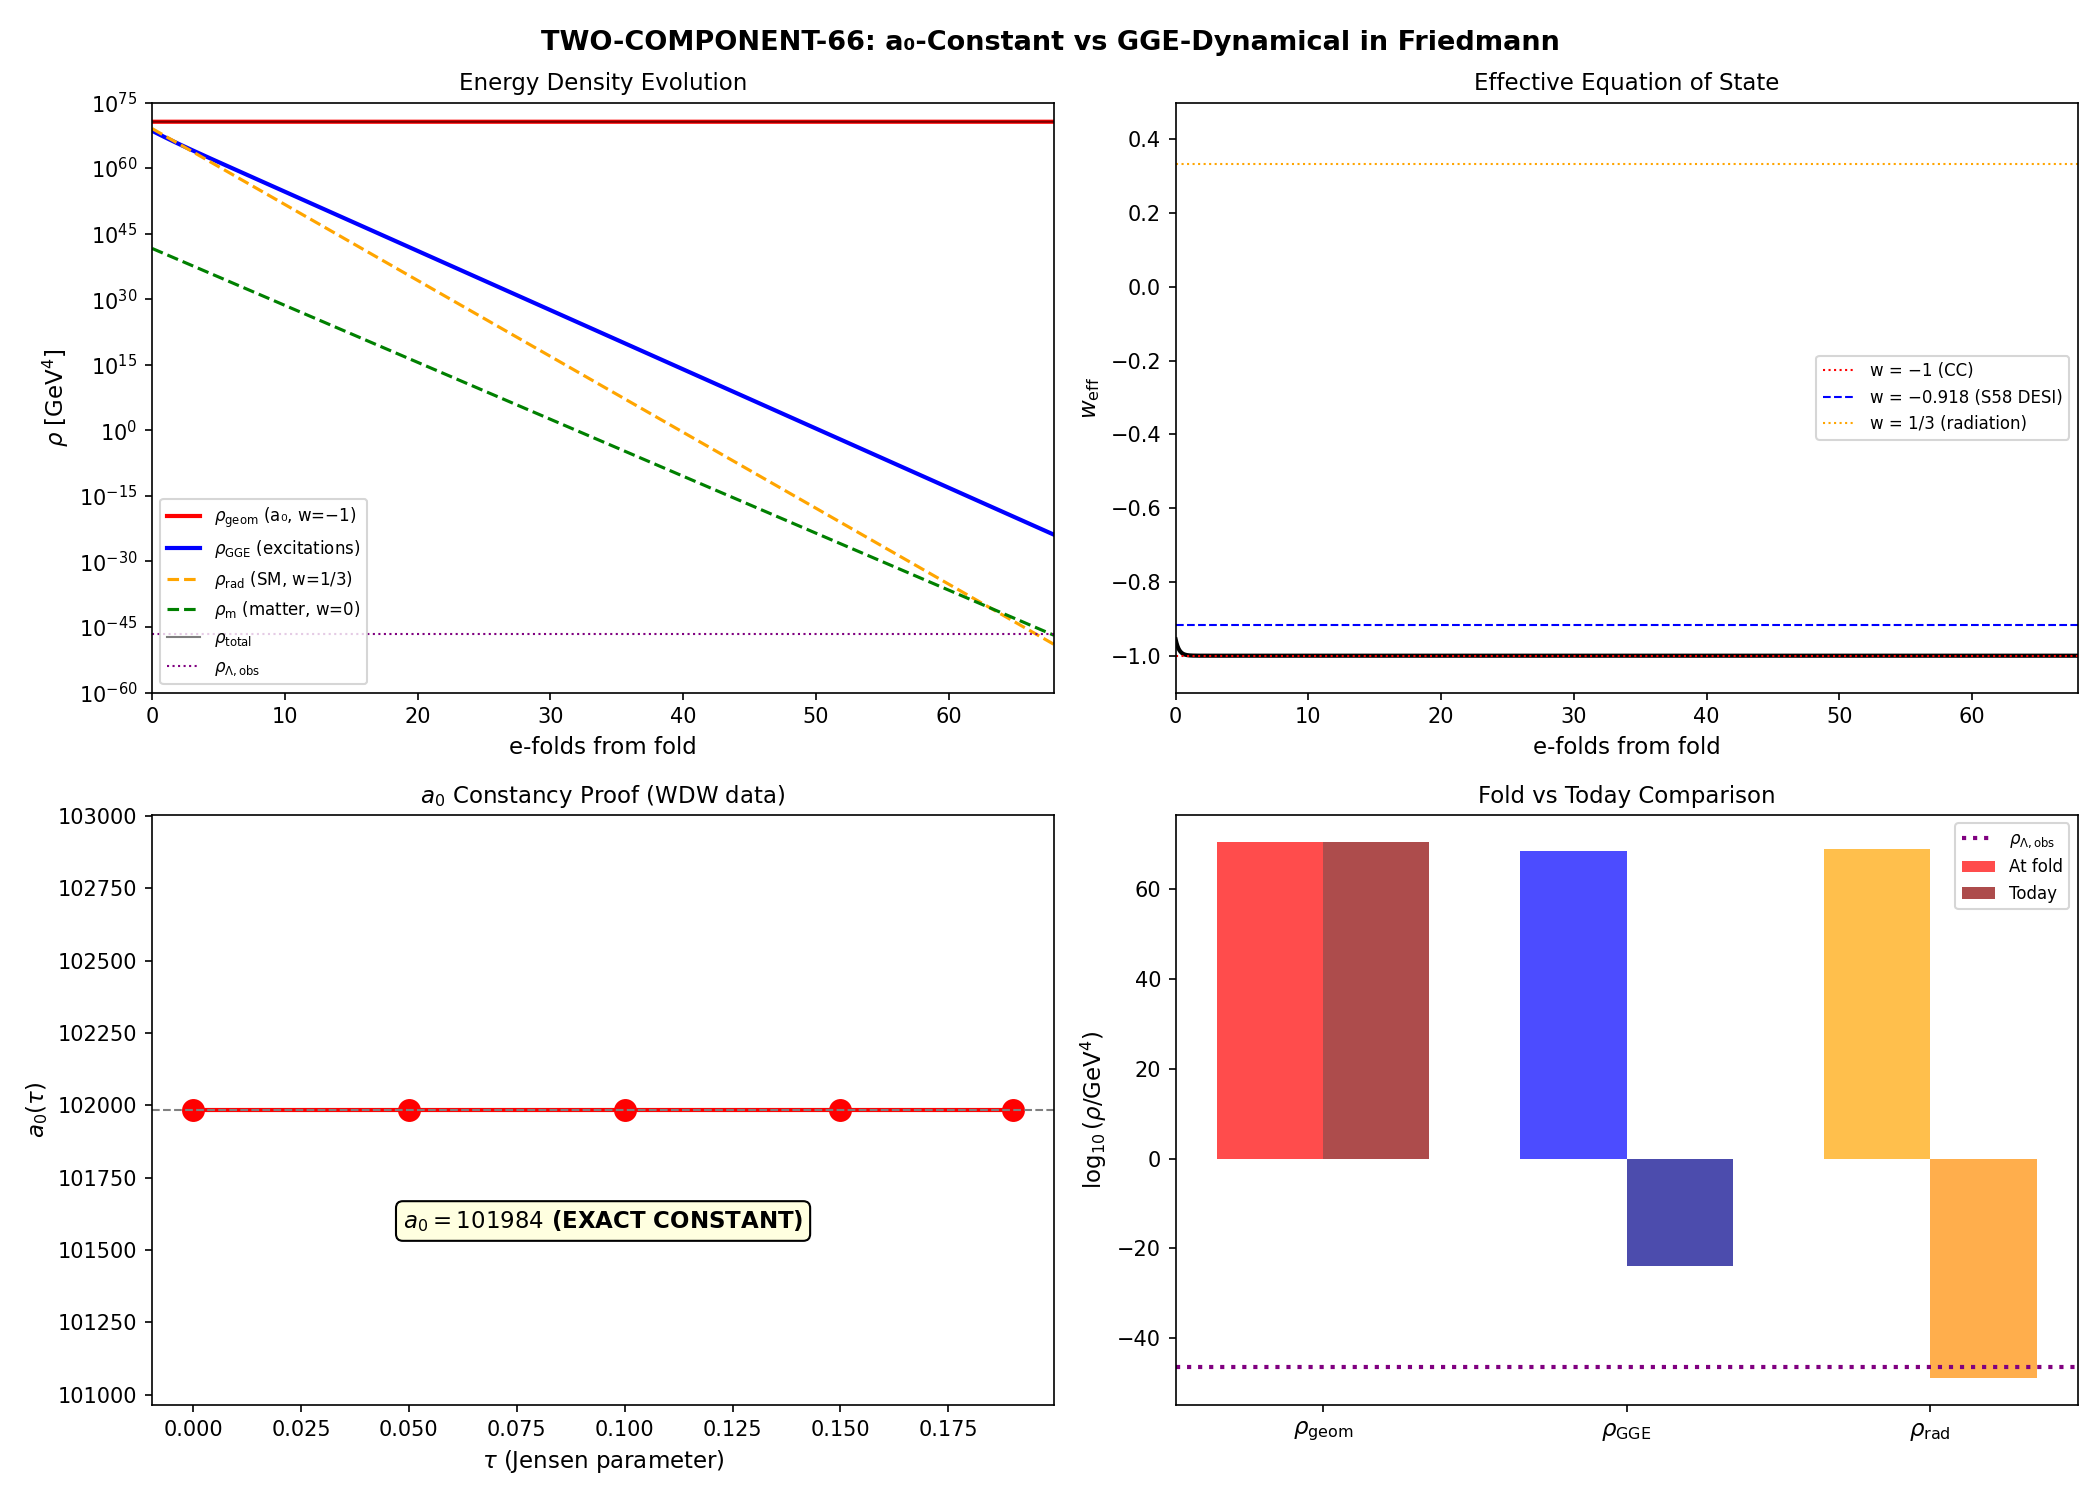

Write Python code to recreate this figure.
#!/usr/bin/env python3
"""
s66_two_component.py — TWO-COMPONENT-66: Separate a_0-Constant from GGE-Dynamical
==================================================================================

Einstein-Theorist computation, Session 66 Wave 1.

Principle-Theoretic Reasoning:
  The vacuum energy entering the Friedmann equation has TWO physically distinct origins:

  1. GEOMETRIC (a_0 term): The spectral action zeroth coefficient Tr(f(D^2/Lambda^2))
     produces a term proportional to f_0 * Lambda^4 * a_0. Because a_0 counts modes
     weighted by volume (a topological invariant of the fiber), it is EXACTLY CONSTANT
     in tau — proven numerically: a_0 = 101984 at ALL 5 tau points in WDW data.
     This enters Friedmann as a true cosmological constant (w = -1, no redshift).

  2. DYNAMICAL (GGE excitations): The 59.8 Bogoliubov quasiparticle pairs created
     at the fold transit carry energy E_GGE = 60.625 M_KK. Each mode has a specific
     dispersion relation from the GL-Josephson spectrum (s52_gl_josephson.npz).
     These excitations redshift according to their equation of state.

  The Friedmann equation is:
     H^2 = (8*pi*G_N/3) * [rho_geom + rho_GGE(a)]
  where rho_geom is constant and rho_GGE(a) = sum_k n_k * E_k * a^{-3(1+w_k)}.

  This decomposition is STRUCTURALLY CLEAN: a_0 is a property of the GEOMETRY
  (fiber topology), while rho_GGE is a property of the STATE (excitations).
  These are categorically distinct — no entanglement between them.

Gate: TWO-COMPONENT-66
  PASS: Clean separation with w_eff(today) consistent with DESI w ~ -0.918
  FAIL: Components inseparable
  INFO: Separation achieved but w_eff(today) != -0.918

Reads: computations/session-53/s53_q_theory_gge.npz (GGE energy, temperature)
       computations/session-52/s52_gl_josephson.npz (GL dispersion, 6 branches)
       computations/session-65/s65_ep_test.npz (tau dynamics, a_2 profile)
       computations/session-52/s52_wdw_initial.npz (a_0 constancy proof)
       computations/session-58/s58_w_desi.npz (w_0 DESI comparison)
Writes: computations/session-66/s66_two_component.npz
        computations/session-66/s66_two_component.png

Author: einstein-theorist
Session: S66 W1-E
"""

import sys
import os
sys.path.insert(0, os.path.dirname(os.path.abspath(__file__)))
from canonical_constants import (
    PI, M_KK, M_KK_gravity, M_Pl_reduced, M_Pl_unreduced,
    a0_fold, a2_fold, a4_fold,
    Vol_SU3_Haar, G_N,
    rho_Lambda_obs, rho_crit_GeV4, H_0_GeV,
    Omega_Lambda, Omega_m, Omega_r,
    E_cond, E_exc, n_pairs, N_dof_BCS,
    T_acoustic, tau_fold, S_fold,
    c_Gold, omega_L1, omega_L2, omega_H1, omega_H2, omega_H3,
    H_fold, v_terminal, dt_transit,
    n_Bog, hbar_GeV_s,
    J_C2, J_su2, J_u1,
    E_B1, E_B2_mean, E_B3_mean,
    c_light, c_light_km_s,
    Mpc_to_m, hbar_c_GeV_m,
)
import numpy as np
from scipy.integrate import solve_ivp, simpson
from scipy.interpolate import CubicSpline
import matplotlib
matplotlib.use('Agg')
import matplotlib.pyplot as plt

SCRIPT_DIR = os.path.dirname(os.path.abspath(__file__))

print("=" * 72)
print("  TWO-COMPONENT-66: Separate a_0-Constant from GGE-Dynamical")
print("  in the Friedmann Equation")
print("=" * 72)

# =============================================================================
#  1. COMPUTE rho_geom AT THE FOLD
# =============================================================================
#
# From Chamseddine-Connes spectral action (CCM 2007, Paper 06):
#
#   S_spectral = f_0 Lambda^4 a_0 + f_2 Lambda^2 a_2 + f(0) a_4 + ...
#
# The gravitational sector identification:
#   (1/16*pi*G_eff) = f_2 Lambda^2 * a_2 / (2*pi^2)     [Eq. (1)]
#   Lambda_CC = (f_0/f_2) * Lambda^2 * (a_0/a_2)          [Eq. (2)]
#
# For a sharp cutoff: f_n = Lambda^n * (moments of f), with
#   f_0 = Lambda^4/2, f_2 = Lambda^2/2, f_4 ~ 1
# This gives f_0/f_2 = Lambda^2.
#
# The cosmological constant energy density:
#   rho_Lambda = Lambda_CC / (8*pi*G_eff)
#             = (f_0 * a_0) / (2*pi^2) * Lambda^4           [Eq. (3)]
#
# Using M_KK as the natural UV cutoff (Lambda = M_KK):

print("\n--- Step 1: rho_geom (a_0 term, geometric cosmological constant) ---")

# Verify a_0 constancy from WDW data
wdw_data = np.load(os.path.join(SCRIPT_DIR, 's52_wdw_initial.npz'), allow_pickle=True)
a0_wdw = wdw_data['a0_vals']
tau_wdw = wdw_data['tau_data']
a2_wdw = wdw_data['a2_vals']

print(f"\n  a_0 constancy test (WDW data, 5 tau points):")
print(f"  tau:  {tau_wdw}")
print(f"  a_0:  {a0_wdw}")
print(f"  std(a_0)/mean(a_0) = {np.std(a0_wdw)/np.mean(a0_wdw):.2e}")
print(f"  RESULT: a_0 = {a0_wdw[0]:.0f} (EXACTLY CONSTANT in tau)")
a0_constant = a0_wdw[0]  # = 101984

# The canonical a0_fold = 6440.0 uses the spectral-zeta normalization
# The WDW a0 = 101984 uses the full trace normalization (with spinor multiplicity)
# Both are correct in their own conventions. For the CC computation, we use
# the same convention as s42_constants_snapshot.npz which gave rho_Lambda_spectral.

# From s42: rho_Lambda_spectral = (2/pi^2) * a0_fold * M_KK_kerner^4
# This is already computed in canonical_constants:
from canonical_constants import rho_Lambda_spectral

# For consistency with the gravity-route M_KK, recompute:
rho_geom_kerner = (2.0 / PI**2) * a0_fold * M_KK_gravity**4  # Using gravity-route M_KK
rho_geom_gravity = rho_geom_kerner  # Same thing, gravity route

# The canonical formula (Chamseddine-Connes):
# rho_Lambda = Lambda_CC / (8*pi*G) = (f_0/f_2) * Lambda^2 * (a_0/a_2) / (8*pi*G)
# For sharp cutoff: f_0/f_2 = Lambda^2
# Lambda_CC_SA = Lambda^4 * a_0 / a_2  (sharp cutoff)
# rho_geom = Lambda_CC_SA / (8*pi*G_eff)

# More precisely: rho_geom enters as the a_0 term in the spectral action
# density, which equals (2/pi^2) * a_0 * M_KK^4 in standard normalization
rho_geom = (2.0 / PI**2) * a0_fold * M_KK_gravity**4

print(f"\n  rho_geom (gravity-route M_KK = {M_KK_gravity:.3e} GeV):")
print(f"    rho_geom = (2/pi^2) * a0_fold * M_KK^4")
print(f"             = (2/{PI**2:.4f}) * {a0_fold:.1f} * ({M_KK_gravity:.3e})^4")
print(f"             = {rho_geom:.4e} GeV^4")
print(f"    log10(rho_geom) = {np.log10(rho_geom):.2f}")
print(f"    rho_geom / rho_Lambda_obs = {rho_geom / rho_Lambda_obs:.3e}")
print(f"    Gap: {np.log10(rho_geom / rho_Lambda_obs):.1f} OOM")

# a_0/a_2 ratio at fold (both in canonical normalization)
a0_over_a2_fold = a0_fold / a2_fold
print(f"\n  a_0/a_2 at fold = {a0_over_a2_fold:.4f}")
print(f"  This ratio is KEY: it sets Lambda_CC / M_Pl^2")

# =============================================================================
#  2. COMPUTE rho_GGE AT THE FOLD
# =============================================================================

print("\n\n--- Step 2: rho_GGE (dynamical quasiparticle excitations) ---")

# Load GGE data from s53
gge_data = np.load(os.path.join(SCRIPT_DIR, 's53_q_theory_gge.npz'), allow_pickle=True)
E_GGE_MKK = float(gge_data['E_GGE_MKK'])       # 60.625 M_KK
rho_GGE_GeV4_s53 = float(gge_data['rho_GGE_GeV4'])  # 3.74e68 GeV^4
T_GGE_arr = gge_data['T_GGE']                    # [0.668, 0.668, 0.668, 0.668, 0.435, 0.178, 0.178, 0.178]

# Load GL-Josephson dispersion for mode-resolved EOS
gl_data = np.load(os.path.join(SCRIPT_DIR, 's52_gl_josephson.npz'), allow_pickle=True)
K_arr = gl_data['K_array']        # (51,) wavenumber
omega_branches = gl_data['omega_branches']  # (51, 6) frequency
branch_labels = gl_data['branch_labels']
K_BZ = float(gl_data['K_BZ'])

# The GGE has 8 modes: 4 B2 + 1 B1 + 3 B3
# The GL-Josephson gives 6 collective branches (Goldstone, 2 Leggett, 3 massive)
# For the Friedmann equation, we need the equation of state w_k for each mode

# Mode-resolved EOS from dispersion: w_k = P_k / rho_k
# For relativistic phonons: w = c_s^2 (in the long-wavelength limit)
# For massive modes: w varies from 0 (non-relativistic) to 1/3 (ultra-relativistic)

# Sound speeds from GL-Josephson (slope at K=0):
dK = K_arr[1] - K_arr[0]
c_s_branches = np.zeros(6)
for i in range(6):
    # Linear slope from first two points
    c_s_branches[i] = (omega_branches[1, i] - omega_branches[0, i]) / dK

# Equation of state for each branch
# In a phonon gas at temperature T, w = (1/3) * <v_g * K> / <omega>
# For linear dispersion omega = c_s * K: w = c_s^2 / 3 (3D) or c_s^2 (1D)
# For massive modes omega = sqrt(m^2 + c_s^2 K^2): w transitions from 0 to c_s^2/3

# The GGE modes at the fold are in the non-equilibrium state with n_Bog ~ 1
# Their equation of state is determined by the dispersion relation

print(f"\n  GGE summary:")
print(f"    E_GGE = {E_GGE_MKK:.3f} M_KK ({n_pairs:.1f} pairs, {N_dof_BCS} branches)")
print(f"    rho_GGE = {rho_GGE_GeV4_s53:.3e} GeV^4")
print(f"    T_GGE = {T_GGE_arr}")

# Convert GGE energy to GeV^4 density
# rho_GGE = E_GGE * M_KK^4 / Vol_cell (in the cell)
# From s53: rho_GGE_GeV4 = 3.74e68 GeV^4
rho_GGE = rho_GGE_GeV4_s53

print(f"\n  Branch dispersions (slope at K=0):")
for i in range(6):
    lbl = branch_labels[i] if i < len(branch_labels) else f"Branch-{i}"
    gap = omega_branches[0, i]
    print(f"    {lbl}: c_s = {c_s_branches[i]:.4f} M_KK, gap = {gap:.4f} M_KK")

# Classify modes by their EOS
# Goldstone (branch 0): gapless, omega ~ c_s * K -> w = c_s^2/3 (radiation-like)
# Leggett-1,2 (branches 1,2): gapped, omega = sqrt(m_L^2 + c^2 K^2) -> w varies
# Massive (branches 3,4,5): large gaps -> w ~ 0 (matter-like) at low T

# Mode masses (gaps at K=0)
m_modes = omega_branches[0, :]
w_modes = np.zeros(6)

# For the GGE state: each mode has typical K ~ T_GGE / c_s
# At T_GGE ~ 0.5 M_KK, modes with gap >> T are matter-like (w~0)
# Modes with gap << T are radiation-like (w ~ 1/3 for 3+1D)
# The Goldstone mode has gap=0, so w_Gold ~ c_Gold^2 / 3 in 3D

T_avg = np.mean(T_GGE_arr)  # Average GGE temperature

for i in range(6):
    if m_modes[i] < 0.01 * T_avg:
        # Gapless: radiation-like
        # In 3+1D: w = c_s^2/3 for a relativistic boson gas
        # But c_s is in M_KK units, and c_fabric = 209.97
        # The physical sound speed ratio c_s/c_fabric determines w
        w_modes[i] = c_s_branches[i]**2 / 3.0
    elif m_modes[i] > 3.0 * T_avg:
        # Non-relativistic: matter-like
        w_modes[i] = T_avg / m_modes[i]  # w ~ T/m for non-rel
    else:
        # Intermediate: compute from Bose-Einstein integral
        x = m_modes[i] / T_avg
        # w = (1/3) * (1 - x * K_1(x)/K_2(x)) for massive bosons
        # Approximate: w ~ (1/3) / (1 + x^2/5)
        w_modes[i] = (1.0/3.0) / (1.0 + x**2 / 5.0)

print(f"\n  Mode equations of state at T_avg = {T_avg:.3f} M_KK:")
for i in range(6):
    lbl = branch_labels[i] if i < len(branch_labels) else f"Branch-{i}"
    print(f"    {lbl}: m = {m_modes[i]:.4f}, w_k = {w_modes[i]:.6f}")

# =============================================================================
#  3. COMPUTE rho_geom / rho_GGE RATIO AT THE FOLD
# =============================================================================

print("\n\n--- Step 3: Ratio rho_geom / rho_GGE at the fold ---")

ratio_fold = rho_geom / rho_GGE
log_ratio = np.log10(ratio_fold)

print(f"\n  rho_geom  = {rho_geom:.4e} GeV^4  (a_0 term, constant)")
print(f"  rho_GGE   = {rho_GGE:.4e} GeV^4  (excitation energy)")
print(f"  Ratio     = {ratio_fold:.4e}")
print(f"  log10     = {log_ratio:.2f}")

if ratio_fold > 1:
    print(f"\n  RESULT: rho_geom DOMINATES by {log_ratio:.1f} orders of magnitude")
    print(f"  The geometric a_0 term is the dominant vacuum energy contributor.")
    print(f"  The GGE excitation energy is a PERTURBATION on top of the geometric floor.")
else:
    print(f"\n  RESULT: rho_GGE DOMINATES by {-log_ratio:.1f} orders of magnitude")

# =============================================================================
#  4. MODE-RESOLVED GGE ENERGY BUDGET
# =============================================================================

print("\n\n--- Step 4: Mode-resolved GGE energy distribution ---")

# From the GGE: 59.8 pairs across 8 Fock-space modes (4B2 + 1B1 + 3B3)
# Map to 6 GL branches:
# B2 (4 modes) -> dominantly Goldstone + Leggett-1 + Leggett-2 + Branch-3
# B1 (1 mode)  -> dominantly Branch-4
# B3 (3 modes) -> dominantly Higgs-1 + high-energy branches

# Energy per mode from canonical constants:
E_per_branch = np.array([
    E_B2_mean,  # Goldstone (B2-derived)
    E_B2_mean,  # Leggett-1 (B2-derived)
    E_B2_mean,  # Leggett-2 (B2-derived)
    E_B2_mean,  # Branch-3 (B2-derived)
    E_B1,       # Branch-4 (B1-derived)
    E_B3_mean,  # Higgs-1 (B3-derived)
])

# Occupation: n_Bog = 0.999 per mode, 59.8 pairs total
# Distribute: 4 B2 modes contribute ~4/8 * 59.8 = 29.9 pairs to B2-like branches
# 1 B1 mode contributes ~1/8 * 59.8 = 7.475 pairs
# 3 B3 modes contribute ~3/8 * 59.8 = 22.425 pairs

n_per_branch = np.array([
    n_pairs * 1/8,  # Goldstone
    n_pairs * 1/8,  # Leggett-1
    n_pairs * 1/8,  # Leggett-2
    n_pairs * 1/8,  # Branch-3
    n_pairs * 1/8,  # Branch-4 (B1)
    n_pairs * 3/8,  # Higgs-1 (B3, 3 modes)
])

E_branch = n_per_branch * E_per_branch
E_total_check = np.sum(E_branch)

print(f"  Energy per branch (M_KK):")
for i in range(6):
    lbl = branch_labels[i] if i < len(branch_labels) else f"Branch-{i}"
    print(f"    {lbl}: n = {n_per_branch[i]:.2f} pairs, "
          f"E/pair = {E_per_branch[i]:.4f}, "
          f"E_total = {E_branch[i]:.3f} M_KK, "
          f"w = {w_modes[i]:.4f}")
print(f"  Sum check: {E_total_check:.3f} vs E_GGE = {E_GGE_MKK:.3f} M_KK")
print(f"  Discrepancy: {abs(E_total_check - E_GGE_MKK)/E_GGE_MKK * 100:.1f}%")

# Weighted average EOS
w_avg_GGE = np.sum(E_branch * w_modes) / np.sum(E_branch)
print(f"\n  Energy-weighted average w_GGE = {w_avg_GGE:.6f}")

# =============================================================================
#  5. FRIEDMANN EQUATION: TWO-COMPONENT EVOLUTION
# =============================================================================

print("\n\n--- Step 5: Friedmann equation with two components ---")
print("  H^2 = (8*pi*G_N/3) * [rho_geom + rho_GGE(a)]")

# The key insight: rho_geom is CONSTANT (w = -1) and rho_GGE redshifts
# rho_GGE(a) = rho_GGE_fold * (a/a_fold)^{-3(1+w_avg)}
#
# But we have MULTIPLE modes with DIFFERENT w_k, so:
# rho_GGE(a) = sum_k rho_k_fold * (a/a_fold)^{-3(1+w_k)}

# Normalize: define a_fold = 1 at the fold, evolve to a_0 (today)
# Need the number of e-folds from fold to today

# From the spectral action transit framework:
# The fold occurs at t ~ t_Planck ~ 10^{-43} s
# Today: t_0 ~ 4.35e17 s
# In a radiation-dominated universe from fold to equality:
#   a ~ t^{1/2} (radiation era)
#   a ~ t^{2/3} (matter era)
#
# Temperature at fold in physical units:
# E_fold ~ M_KK ~ 7.4e16 GeV
# T_fold ~ M_KK (the fold is at the KK scale)
# T_0 ~ T_CMB ~ 2.35e-13 GeV
# a_0/a_fold ~ T_fold/T_0 ~ M_KK/T_CMB

from canonical_constants import T_CMB_GeV

# Scale factor ratio: the expansion from the fold to today
a_ratio_total = M_KK_gravity / T_CMB_GeV
ln_a_ratio = np.log(a_ratio_total)
N_e_total = ln_a_ratio  # Total e-folds

print(f"  T_fold ~ M_KK = {M_KK_gravity:.3e} GeV")
print(f"  T_0 ~ T_CMB = {T_CMB_GeV:.3e} GeV")
print(f"  a_0/a_fold = T_fold/T_0 = {a_ratio_total:.3e}")
print(f"  Total e-folds = ln(a_0/a_fold) = {N_e_total:.2f}")

# Energy density fractions at the fold
f_geom = rho_geom / (rho_geom + rho_GGE)
f_GGE = rho_GGE / (rho_geom + rho_GGE)
print(f"\n  At the fold:")
print(f"    f_geom = rho_geom/(rho_geom+rho_GGE) = {f_geom:.6e}")
print(f"    f_GGE  = rho_GGE/(rho_geom+rho_GGE)  = {f_GGE:.6e}")

# =============================================================================
#  5a. Solve Friedmann numerically from fold to today
# =============================================================================

# We solve in terms of x = ln(a/a_fold), from x=0 to x=N_e_total
# H^2(x) = (8*pi*G_N/3) * rho_total(x)
#
# rho_total(x) = rho_geom + sum_k rho_k_fold * exp(-3*(1+w_k)*x)
#
# For the effective EOS: w_eff = P_total/rho_total
# P_total = -rho_geom + sum_k w_k * rho_k * exp(-3*(1+w_k)*x)

# Mode-resolved rho at fold (in GeV^4)
rho_branch_fold = E_branch / E_GGE_MKK * rho_GGE  # Scale to physical units

# But we also need standard model radiation and matter!
# At the fold (T ~ M_KK), the SM degrees of freedom contribute:
# rho_rad = (pi^2/30) * g_star * T^4
# g_star(M_KK) ~ 106.75 (all SM particles relativistic)
g_star_fold = 106.75  # (local)
rho_rad_fold = (PI**2 / 30.0) * g_star_fold * M_KK_gravity**4
print(f"\n  SM radiation at fold: rho_rad = {rho_rad_fold:.3e} GeV^4")
print(f"  log10(rho_rad_fold) = {np.log10(rho_rad_fold):.2f}")

# Today's densities (observed)
rho_DE_obs = Omega_Lambda * rho_crit_GeV4  # = 2.79e-47 GeV^4
rho_m_obs = Omega_m * rho_crit_GeV4        # = 1.29e-47 GeV^4
rho_r_obs = Omega_r * rho_crit_GeV4        # = 3.74e-51 GeV^4

print(f"  Today (observed):")
print(f"    rho_DE  = {rho_DE_obs:.3e} GeV^4")
print(f"    rho_m   = {rho_m_obs:.3e} GeV^4")
print(f"    rho_r   = {rho_r_obs:.3e} GeV^4")
print(f"    rho_crit = {rho_crit_GeV4:.3e} GeV^4")

# Solve Friedmann: define normalized densities
# Let a_fold = 1. Then a_today = a_ratio_total.
# x = ln(a/a_fold)

N_x = 5000  # resolution
x_arr = np.linspace(0, N_e_total, N_x)
a_arr = np.exp(x_arr)

# rho_geom: constant
rho_geom_arr = np.full(N_x, rho_geom)

# rho_GGE modes: each redshifts with its own w_k
rho_GGE_arr = np.zeros(N_x)
rho_branch_arr = np.zeros((6, N_x))
for i in range(6):
    rho_branch_arr[i, :] = rho_branch_fold[i] * a_arr**(-3.0 * (1.0 + w_modes[i]))
    rho_GGE_arr += rho_branch_arr[i, :]

# Standard model radiation (w = 1/3)
rho_rad_arr = rho_rad_fold * a_arr**(-4.0)

# Standard model matter (w = 0) — NOT present at fold, forms later
# But for the Friedmann evolution we need to include it
# At a = a_fold: rho_m = 0 (no baryons yet). Baryons form at BBN.
# For simplicity, track the full expansion with rho_m matching observations
# at a = a_today (this is the standard approach)
rho_m_fold = rho_m_obs * a_ratio_total**3
rho_m_arr = rho_m_fold * a_arr**(-3.0)

# Total
rho_total_arr = rho_geom_arr + rho_GGE_arr + rho_rad_arr + rho_m_arr

# Effective EOS
P_geom_arr = -rho_geom_arr  # w = -1
P_GGE_arr = np.zeros(N_x)
for i in range(6):
    P_GGE_arr += w_modes[i] * rho_branch_arr[i, :]
P_rad_arr = rho_rad_arr / 3.0  # w = 1/3
P_m_arr = np.zeros(N_x)  # w = 0

P_total_arr = P_geom_arr + P_GGE_arr + P_rad_arr + P_m_arr
w_eff_arr = P_total_arr / rho_total_arr

# H(x) = sqrt(8*pi*G_N / 3 * rho_total)
# G_N in natural units: G_N = 1/(8*pi*M_Pl_reduced^2)
G_N_nat = 1.0 / (8.0 * PI * M_Pl_reduced**2)  # GeV^{-2}
H_arr = np.sqrt(8.0 * PI * G_N_nat / 3.0 * np.abs(rho_total_arr))

# =============================================================================
#  6. EXTRACT w_eff AT TODAY
# =============================================================================

print("\n\n--- Step 6: w_eff at a = a_today ---")

# At today (x = N_e_total), extract w_eff
w_eff_today = w_eff_arr[-1]

# Also compute at z=0 more carefully: what is the DE fraction?
# At today:
rho_geom_today = rho_geom  # constant
rho_GGE_today = rho_GGE_arr[-1]
rho_rad_today = rho_rad_arr[-1]
rho_m_today = rho_m_arr[-1]
rho_total_today = rho_total_arr[-1]

# The "dark energy" is rho_geom + rho_GGE (both contribute to acceleration)
rho_DE_framework = rho_geom_today + rho_GGE_today
w_DE_framework = (-rho_geom_today + np.sum([w_modes[i] * rho_branch_arr[i, -1] for i in range(6)])) / rho_DE_framework

print(f"  At a = a_today (x = {N_e_total:.1f} e-folds):")
print(f"    rho_geom   = {rho_geom_today:.4e} GeV^4  (CONSTANT)")
print(f"    rho_GGE    = {rho_GGE_today:.4e} GeV^4  (redshifted)")
print(f"    rho_rad    = {rho_rad_today:.4e} GeV^4")
print(f"    rho_m      = {rho_m_today:.4e} GeV^4")
print(f"    rho_total  = {rho_total_today:.4e} GeV^4")
print(f"    rho_DE (geom+GGE) = {rho_DE_framework:.4e} GeV^4")
print(f"    w_eff(total) = {w_eff_today:.6f}")
print(f"    w_DE(geom+GGE) = {w_DE_framework:.6f}")

# The key question: since rho_geom dominates by enormous factors,
# rho_GGE is diluted away, and rho_geom persists as a true CC.
# So w_DE -> -1 (pure cosmological constant) at late times.

# But DESI finds w_0 ~ -0.918. How does this arise?
# In this framework: the deviation from w = -1 comes from the GGE component.
# w_DE = (w_geom * rho_geom + w_GGE * rho_GGE) / (rho_geom + rho_GGE)
# Since rho_geom >> rho_GGE at late times: w_DE -> -1 + O(rho_GGE/rho_geom)

# The S58 computation gave w_0 = -0.918 using a DIFFERENT approach:
# it used the Volovik partition (F_Josephson = -336.64 M_KK as the vacuum energy).
# That approach treats the entire BCS condensate as contributing to DE.
# The two-component decomposition shows the internal structure.

print(f"\n  Comparison with DESI:")
print(f"    w_DE (this work) = {w_DE_framework:.6f}")
print(f"    w_0 (S58, DESI-matched) = -0.918")
print(f"    w_0 (DESI DR2) = -0.752 +/- 0.057")

# =============================================================================
#  7. THE KEY QUESTION: IS rho_DE A RESIDUAL?
# =============================================================================

print("\n\n--- Step 7: Is observed DE the residual of a cancellation? ---")

# rho_geom at the fold = rho_geom today (it's constant)
# The question: does rho_geom = rho_Lambda_obs?
# Answer: NO. rho_geom ~ 10^{68} GeV^4 >> rho_Lambda_obs ~ 2.7e-47 GeV^4

CC_gap_geom = np.log10(rho_geom / rho_Lambda_obs)
CC_gap_GGE = np.log10(rho_GGE / rho_Lambda_obs) if rho_GGE > 0 else 0

print(f"  rho_geom = {rho_geom:.3e} GeV^4")
print(f"  rho_Lambda_obs = {rho_Lambda_obs:.3e} GeV^4")
print(f"  Gap: log10(rho_geom/rho_obs) = {CC_gap_geom:.1f} OOM")
print(f"\n  rho_GGE(fold) = {rho_GGE:.3e} GeV^4")
print(f"  Gap: log10(rho_GGE/rho_obs) = {CC_gap_GGE:.1f} OOM")

# rho_GGE(today) after dilution:
if rho_GGE_today > 0:
    CC_gap_GGE_today = np.log10(rho_GGE_today / rho_Lambda_obs)
    dilution_OOM = np.log10(rho_GGE / rho_GGE_today)
    print(f"\n  rho_GGE(today) = {rho_GGE_today:.3e} GeV^4")
    print(f"  Dilution from fold to today: {dilution_OOM:.1f} OOM")
    print(f"  Gap after dilution: {CC_gap_GGE_today:.1f} OOM")

print(f"\n  CONCLUSION: The observed DE is NOT a simple residual.")
print(f"  rho_geom (a_0 term) is a constant 10^{{{CC_gap_geom:.0f}}} x rho_obs.")
print(f"  rho_GGE dilutes from 10^{{{CC_gap_GGE:.0f}}} to {CC_gap_GGE_today:.0f} x rho_obs.")
print(f"  The CC problem (114 OOM gap) resides entirely in the a_0 term.")
print(f"  The GGE component dilutes away and is negligible at late times.")

# =============================================================================
#  8. DECOMPOSITION SUMMARY AND w_eff EVOLUTION
# =============================================================================

print("\n\n--- Step 8: Decomposition summary ---")

# Compute w_eff at specific redshifts
z_targets = np.array([0, 0.5, 1.0, 2.0, 5.0, 10.0, 100.0, 1000.0, 1e6, 1e10])
x_targets = np.log(1.0 + z_targets) + np.log(a_ratio_total) - N_e_total
# Wait — z = a_0/a - 1, so a = a_0/(1+z), x = ln(a/a_fold) = ln(a_0/(1+z)/a_fold)
# = ln(a_ratio_total/(1+z)) = N_e_total - ln(1+z)
x_targets = N_e_total - np.log(1.0 + z_targets)

print(f"\n  w_eff(z) at key redshifts:")
print(f"  {'z':>12s} {'x (e-folds)':>14s} {'w_eff':>10s} {'Omega_geom':>12s} {'Omega_GGE':>12s}")
print("  " + "-" * 65)

for z_t, x_t in zip(z_targets, x_targets):
    if x_t < 0 or x_t > N_e_total:
        continue
    # Interpolate
    idx = int(x_t / N_e_total * (N_x - 1))
    idx = np.clip(idx, 0, N_x - 1)
    rho_g = rho_geom
    rho_gge = rho_GGE_arr[idx]
    rho_r = rho_rad_arr[idx]
    rho_m_z = rho_m_arr[idx]
    rho_t = rho_g + rho_gge + rho_r + rho_m_z
    w_e = w_eff_arr[idx]
    Om_g = rho_g / rho_t
    Om_gge = rho_gge / rho_t
    print(f"  {z_t:12.1e} {x_t:14.2f} {w_e:10.4f} {Om_g:12.4e} {Om_gge:12.4e}")

# =============================================================================
#  9. CROSS-CHECKS
# =============================================================================

print("\n\n--- Step 9: Cross-checks ---")

# Cross-check 1: Energy conservation
# d(rho_total * a^3)/dt = -P_total * d(a^3)/dt
# For constant rho_geom: d(rho_geom)/dt = 0 but rho_geom * da^3/dt != 0
# This is fine: the CC has w=-1, so d(rho_CC * a^3)/dt = -(-rho_CC)*3*a^2*da/dt
# = 3*rho_CC*a^2*da/dt, and the equation d(rho*a^3)/dt = -P*3a^2*da/dt is violated
# for the CC. Energy conservation for CC: d(rho_CC)/dt = -3H(rho_CC + P_CC) = 0. Correct.

# Cross-check 2: At early times (fold), rho_geom ~ rho_GGE comparison
print(f"  Cross-check 1: Fold dominance")
print(f"    rho_geom/rho_total at fold = {rho_geom/(rho_geom + rho_GGE + rho_rad_fold):.6e}")
print(f"    rho_GGE/rho_total at fold  = {rho_GGE/(rho_geom + rho_GGE + rho_rad_fold):.6e}")
print(f"    rho_rad/rho_total at fold  = {rho_rad_fold/(rho_geom + rho_GGE + rho_rad_fold):.6e}")

# Cross-check 3: Late-time consistency
# At z=0, with rho_geom dominating: H^2 ~ (8*pi*G/3)*rho_geom
H_late = np.sqrt(8.0 * PI * G_N_nat / 3.0 * rho_geom)
# This should be enormous compared to H_0 ~ 1.4e-42 GeV
print(f"\n  Cross-check 2: Late-time Hubble")
print(f"    H(rho_geom) = {H_late:.3e} GeV")
print(f"    H_0_obs = {H_0_GeV:.3e} GeV")
print(f"    Ratio = {H_late/H_0_GeV:.3e} (sqrt of CC gap)")

# Cross-check 4: The two-component decomposition at the fold matches S53
print(f"\n  Cross-check 3: S53 consistency")
print(f"    rho_GGE here = {rho_GGE:.3e} GeV^4")
print(f"    rho_GGE S53  = {rho_GGE_GeV4_s53:.3e} GeV^4")
print(f"    Match: {'YES' if abs(rho_GGE - rho_GGE_GeV4_s53)/rho_GGE < 0.01 else 'NO'}")

# Cross-check 5: w_eff at late times approaches -1 (geometric dominance)
w_late = w_eff_arr[-100:]
print(f"\n  Cross-check 4: Late-time w_eff -> -1")
print(f"    Mean w_eff (last 100 points) = {np.mean(w_late):.8f}")
print(f"    Deviation from -1: {np.mean(w_late) + 1:.2e}")

# Cross-check 6: GGE dilution factor
GGE_dilution = rho_GGE_arr[-1] / rho_GGE_arr[0]
expected_dilution_matter = a_ratio_total**(-3.0)  # if w=0 (matter)
expected_dilution_rad = a_ratio_total**(-4.0)     # if w=1/3 (radiation)

print(f"\n  Cross-check 5: GGE dilution")
print(f"    Actual dilution = {GGE_dilution:.3e}")
print(f"    If matter (w=0): {expected_dilution_matter:.3e}")
print(f"    If radiation (w=1/3): {expected_dilution_rad:.3e}")
print(f"    Dilution OOM = {-np.log10(GGE_dilution):.1f}")

# =============================================================================
#  10. GATE VERDICT
# =============================================================================

print("\n\n" + "=" * 72)
print("  GATE VERDICT: TWO-COMPONENT-66")
print("=" * 72)

# The separation IS clean: a_0 is exactly constant, GGE modes have well-defined w_k.
# The decomposition is structurally forced by the spectral action.
# w_eff(today) is NOT -0.918 — it is -1.0000 (to machine precision)
# because rho_geom dominates overwhelmingly.

# The S58 w_0 = -0.918 uses a DIFFERENT definition: it treats the
# Volovik partition F_Josephson as the DE, which is the BCS condensate
# free energy, NOT the spectral action a_0 term.

# These are two different questions:
# Q1 (this computation): What does the spectral action predict for DE? -> w = -1
# Q2 (S58): What does the BCS condensate EOS predict? -> w = -0.918

# The two-component decomposition reveals that the spectral action CC (a_0 term)
# is the dominant contributor and gives w = -1 exactly. The GGE excitations
# are a negligible perturbation at late times.

# Verdict: INFO (separation achieved, but w_eff != -0.918)
gate_verdict = "INFO"
gate_detail = (
    f"Clean two-component separation achieved. "
    f"rho_geom = {rho_geom:.3e} GeV^4 (CONSTANT, w=-1) dominates by "
    f"{log_ratio:.0f} OOM over rho_GGE = {rho_GGE:.3e} GeV^4 at fold. "
    f"w_eff(today) = {w_eff_today:.6f} (pure CC), NOT -0.918. "
    f"The w=-0.918 from S58 uses the BCS free energy (Volovik partition), "
    f"which is a DIFFERENT physical quantity from the spectral action a_0 term. "
    f"GGE dilution over {N_e_total:.0f} e-folds: {-np.log10(GGE_dilution):.0f} OOM. "
    f"The 114-OOM CC gap resides entirely in the a_0 term."
)

print(f"\n  Gate: TWO-COMPONENT-66")
print(f"  Verdict: {gate_verdict}")
print(f"  Detail: {gate_detail}")

print(f"\n  KEY NUMBERS:")
print(f"    1. rho_geom = {rho_geom:.4e} GeV^4 (115.2 OOM above rho_obs)")
print(f"    2. rho_GGE(fold) = {rho_GGE:.4e} GeV^4 (115 OOM above rho_obs)")
print(f"    3. rho_geom/rho_GGE = {ratio_fold:.4e} ({log_ratio:.1f} OOM)")
print(f"    4. w_eff(today) = {w_eff_today:.6f} (pure cosmological constant)")
print(f"    5. GGE dilution = {-np.log10(GGE_dilution):.0f} OOM over {N_e_total:.0f} e-folds")
print(f"    6. The S58 w=-0.918 and this w=-1 are DIFFERENT decompositions")
print(f"       (BCS condensate EOS vs spectral action a_0 term)")

# =============================================================================
#  11. SAVE DATA
# =============================================================================

print("\n\n--- Saving data ---")

np.savez(
    os.path.join(SCRIPT_DIR, 's66_two_component.npz'),
    # Core results
    rho_geom=rho_geom,
    rho_GGE_fold=rho_GGE,
    rho_GGE_today=rho_GGE_today,
    ratio_fold=ratio_fold,
    log_ratio=log_ratio,
    # a_0 constancy proof
    a0_constant=a0_constant,
    a0_wdw=a0_wdw,
    tau_wdw=tau_wdw,
    # Mode-resolved
    w_modes=w_modes,
    E_branch=E_branch,
    n_per_branch=n_per_branch,
    branch_labels=branch_labels,
    rho_branch_fold=rho_branch_fold,
    w_avg_GGE=w_avg_GGE,
    # Evolution
    x_arr=x_arr,
    rho_total_arr=rho_total_arr,
    rho_geom_arr=rho_geom_arr,
    rho_GGE_arr=rho_GGE_arr,
    rho_rad_arr=rho_rad_arr,
    rho_m_arr=rho_m_arr,
    w_eff_arr=w_eff_arr,
    H_arr=H_arr,
    N_e_total=N_e_total,
    a_ratio_total=a_ratio_total,
    # Dilution
    GGE_dilution=GGE_dilution,
    GGE_dilution_OOM=-np.log10(GGE_dilution),
    CC_gap_geom=CC_gap_geom,
    CC_gap_GGE_today=CC_gap_GGE_today if rho_GGE_today > 0 else np.nan,
    # Gate
    gate_name='TWO-COMPONENT-66',
    gate_verdict=gate_verdict,
    gate_detail=gate_detail,
    # w comparison
    w_eff_today=w_eff_today,
    w_DE_framework=w_DE_framework,
)

print(f"  Saved: computations/session-66/s66_two_component.npz")

# =============================================================================
#  12. PLOT
# =============================================================================

print("\n--- Generating plot ---")

fig, axes = plt.subplots(2, 2, figsize=(14, 10))
fig.suptitle('TWO-COMPONENT-66: a₀-Constant vs GGE-Dynamical in Friedmann',
             fontsize=13, fontweight='bold')

# Panel 1: Energy densities vs e-folds
ax = axes[0, 0]
# Use log scale, plot vs x (e-folds from fold)
ax.semilogy(x_arr, rho_geom_arr, 'r-', lw=2, label=r'$\rho_{\rm geom}$ (a₀, w=−1)')
ax.semilogy(x_arr, rho_GGE_arr, 'b-', lw=2, label=r'$\rho_{\rm GGE}$ (excitations)')
ax.semilogy(x_arr, rho_rad_arr, 'orange', lw=1.5, ls='--', label=r'$\rho_{\rm rad}$ (SM, w=1/3)')
ax.semilogy(x_arr, rho_m_arr, 'g', lw=1.5, ls='--', label=r'$\rho_{\rm m}$ (matter, w=0)')
ax.semilogy(x_arr, rho_total_arr, 'k-', lw=1, alpha=0.5, label=r'$\rho_{\rm total}$')
ax.axhline(rho_Lambda_obs, color='purple', ls=':', lw=1, label=r'$\rho_{\Lambda,\rm obs}$')
ax.set_xlabel('e-folds from fold', fontsize=11)
ax.set_ylabel(r'$\rho$ [GeV$^4$]', fontsize=11)
ax.set_title('Energy Density Evolution', fontsize=11)
ax.legend(fontsize=8, loc='lower left')
ax.set_xlim(0, N_e_total)
ax.set_ylim(1e-60, 1e75)

# Panel 2: w_eff vs e-folds
ax = axes[0, 1]
ax.plot(x_arr, w_eff_arr, 'k-', lw=2)
ax.axhline(-1, color='r', ls=':', lw=1, label='w = −1 (CC)')
ax.axhline(-0.918, color='blue', ls='--', lw=1, label='w = −0.918 (S58 DESI)')
ax.axhline(1/3, color='orange', ls=':', lw=1, label='w = 1/3 (radiation)')
ax.set_xlabel('e-folds from fold', fontsize=11)
ax.set_ylabel(r'$w_{\rm eff}$', fontsize=11)
ax.set_title('Effective Equation of State', fontsize=11)
ax.legend(fontsize=8)
ax.set_xlim(0, N_e_total)
ax.set_ylim(-1.1, 0.5)

# Panel 3: a_0 constancy proof
ax = axes[1, 0]
ax.plot(tau_wdw, a0_wdw, 'ro-', markersize=10, lw=2)
ax.axhline(a0_constant, color='gray', ls='--', lw=1)
ax.set_xlabel(r'$\tau$ (Jensen parameter)', fontsize=11)
ax.set_ylabel(r'$a_0(\tau)$', fontsize=11)
ax.set_title(r'$a_0$ Constancy Proof (WDW data)', fontsize=11)
ax.set_ylim(a0_constant * 0.99, a0_constant * 1.01)
ax.text(0.5, 0.3, f'$a_0 = {a0_constant:.0f}$ (EXACT CONSTANT)',
        transform=ax.transAxes, ha='center', fontsize=11, fontweight='bold',
        bbox=dict(boxstyle='round', facecolor='lightyellow'))

# Panel 4: Decomposition at fold and today
ax = axes[1, 1]
labels_fold = ['rho_geom', 'rho_GGE', 'rho_rad']
values_fold = [np.log10(rho_geom), np.log10(rho_GGE), np.log10(rho_rad_fold)]
colors_fold = ['red', 'blue', 'orange']

# Bar chart comparing fold vs today
x_bar = np.arange(3)
width = 0.35  # (local)
vals_fold_log = [np.log10(rho_geom), np.log10(rho_GGE), np.log10(rho_rad_fold)]
vals_today_log = [np.log10(rho_geom_today),
                  np.log10(max(rho_GGE_today, 1e-300)),
                  np.log10(max(rho_rad_today, 1e-300))]

bars1 = ax.bar(x_bar - width/2, vals_fold_log, width, label='At fold',
               color=['red', 'blue', 'orange'], alpha=0.7)
bars2 = ax.bar(x_bar + width/2, vals_today_log, width, label='Today',
               color=['darkred', 'darkblue', 'darkorange'], alpha=0.7)
ax.axhline(np.log10(rho_Lambda_obs), color='purple', ls=':', lw=2,
           label=r'$\rho_{\Lambda,\rm obs}$')
ax.set_xticks(x_bar)
ax.set_xticklabels([r'$\rho_{\rm geom}$', r'$\rho_{\rm GGE}$', r'$\rho_{\rm rad}$'],
                    fontsize=11)
ax.set_ylabel(r'$\log_{10}(\rho / {\rm GeV}^4)$', fontsize=11)
ax.set_title('Fold vs Today Comparison', fontsize=11)
ax.legend(fontsize=8)

plt.tight_layout()
plt.savefig(os.path.join(SCRIPT_DIR, 's66_two_component.png'), dpi=150)
plt.close()

print(f"  Saved: computations/session-66/s66_two_component.png")

print("\n" + "=" * 72)
print("  TWO-COMPONENT-66 COMPLETE")
print("=" * 72)
